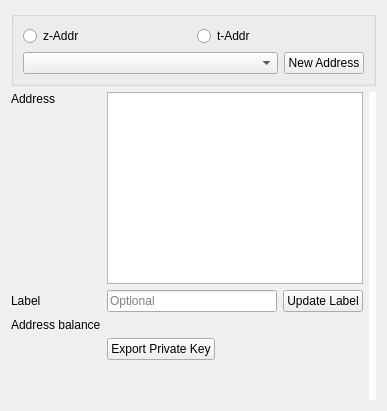
      <widget class="QWidget" name="tab_3">
       <attribute name="title">
        <string>Receive</string>
       </attribute>
       <layout class="QVBoxLayout" name="verticalLayout_5">
        <item>
         <layout class="QVBoxLayout" name="verticalLayout_8">
          <item>
           <widget class="QGroupBox" name="groupBox_6">
            <property name="title">
             <string></string>
            </property>
            <property name="flat">
             <bool>false</bool>
            </property>
            <property name="checkable">
             <bool>false</bool>
            </property>
            <layout class="QVBoxLayout" name="verticalLayout_9">
             <item>
              <layout class="QHBoxLayout" name="horizontalLayout_9">
               <item>
                <widget class="QRadioButton" name="rdioZSAddr">
                 <property name="text">
                  <string>z-Addr</string>
                 </property>
                </widget>
               </item>
               <item>
                <widget class="QRadioButton" name="rdioTAddr">
		  <property name="visible">
		    <bool>false</bool>
		  </property>
                  <property name="sizePolicy">
                  <sizepolicy hsizetype="Preferred" vsizetype="Fixed">
                   <horstretch>0</horstretch>
                   <verstretch>0</verstretch>
                  </sizepolicy>
                 </property>
                 <property name="text">
                  <string>t-Addr</string>
                 </property>
                </widget>
               </item>
              </layout>
             </item>
             <item>
              <layout class="QHBoxLayout" name="horizontalLayout_10">
               <item>
                <widget class="AddressCombo" name="listRecieveAddresses">
                 <property name="sizePolicy">
                  <sizepolicy hsizetype="Expanding" vsizetype="Fixed">
                   <horstretch>0</horstretch>
                   <verstretch>0</verstretch>
                  </sizepolicy>
                 </property>
                 <property name="duplicatesEnabled">
                  <bool>false</bool>
                 </property>
                </widget>
               </item>
               <item>
                <widget class="QPushButton" name="btnRecieveNewAddr">
                 <property name="text">
                  <string>New Address</string>
                 </property>
                </widget>
               </item>
              </layout>
             </item>
            </layout>
           </widget>
          </item>
          <item>
           <layout class="QHBoxLayout" name="horizontalLayout_11">
            <item>
             <layout class="QVBoxLayout" name="verticalLayout_10">
              <item>
               <layout class="QGridLayout" name="gridLayout_4">
                <item row="1" column="0">
                 <widget class="QLabel" name="label_7">
                  <property name="text">
                   <string>Label</string>
                  </property>
                 </widget>
                </item>
                <item row="1" column="2">
                 <widget class="QPushButton" name="rcvUpdateLabel">
                  <property name="text">
                   <string>Update Label</string>
                  </property>
                 </widget>
                </item>
                <item row="2" column="1" colspan="2">
                 <widget class="QLabel" name="rcvBal">
                  <property name="text">
                   <string/>
                  </property>
                 </widget>
                </item>
                <item row="2" column="0">
                 <widget class="QLabel" name="label_21">
                  <property name="text">
                   <string>Address balance</string>
                  </property>
                 </widget>
                </item>
                <item row="1" column="1">
                 <widget class="QLineEdit" name="rcvLabel">
                  <property name="maxLength">
                   <number>40</number>
                  </property>
                  <property name="placeholderText">
                   <string>Optional</string>
                  </property>
                 </widget>
                </item>
                <item row="0" column="1" colspan="2">
                 <widget class="QPlainTextEdit" name="txtRecieve">
                  <property name="sizePolicy">
                   <sizepolicy hsizetype="Expanding" vsizetype="Preferred">
                    <horstretch>0</horstretch>
                    <verstretch>0</verstretch>
                   </sizepolicy>
                  </property>
                  <property name="readOnly">
                   <bool>true</bool>
                  </property>
                 </widget>
                </item>
                <item row="3" column="1" colspan="2">
                 <layout class="QHBoxLayout" name="horizontalLayout_16">
                  <item>
                   <widget class="QPushButton" name="exportKey">
                    <property name="text">
                     <string>Export Private Key</string>
                    </property>
                   </widget>
                  </item>
                  <item>
                   <spacer name="horizontalSpacer_5">
                    <property name="orientation">
                     <enum>Qt::Horizontal</enum>
                    </property>
                    <property name="sizeHint" stdset="0">
                     <size>
                      <width>40</width>
                      <height>20</height>
                     </size>
                    </property>
                   </spacer>
                  </item>
                 </layout>
                </item>
                <item row="0" column="0">
                 <widget class="QLabel" name="label_10">
                  <property name="text">
                   <string>Address</string>
                  </property>
                  <property name="alignment">
                   <set>Qt::AlignLeading|Qt::AlignLeft|Qt::AlignTop</set>
                  </property>
                 </widget>
                </item>
               </layout>
              </item>
              <item>
               <spacer name="verticalSpacer_5">
                <property name="orientation">
                 <enum>Qt::Vertical</enum>
                </property>
                <property name="sizeHint" stdset="0">
                 <size>
                  <width>20</width>
                  <height>40</height>
                 </size>
                </property>
               </spacer>
              </item>
             </layout>
            </item>
            <item>
             <widget class="QRCodeLabel" name="qrcodeDisplay">
              <property name="sizePolicy">
               <sizepolicy hsizetype="Expanding" vsizetype="Expanding">
                <horstretch>0</horstretch>
                <verstretch>0</verstretch>
               </sizepolicy>
              </property>
              <property name="styleSheet">
               <string notr="true">background-color: #fff</string>
              </property>
              <property name="text">
               <string/>
              </property>
             </widget>
            </item>
           </layout>
          </item>
         </layout>
        </item>
       </layout>
      </widget>
